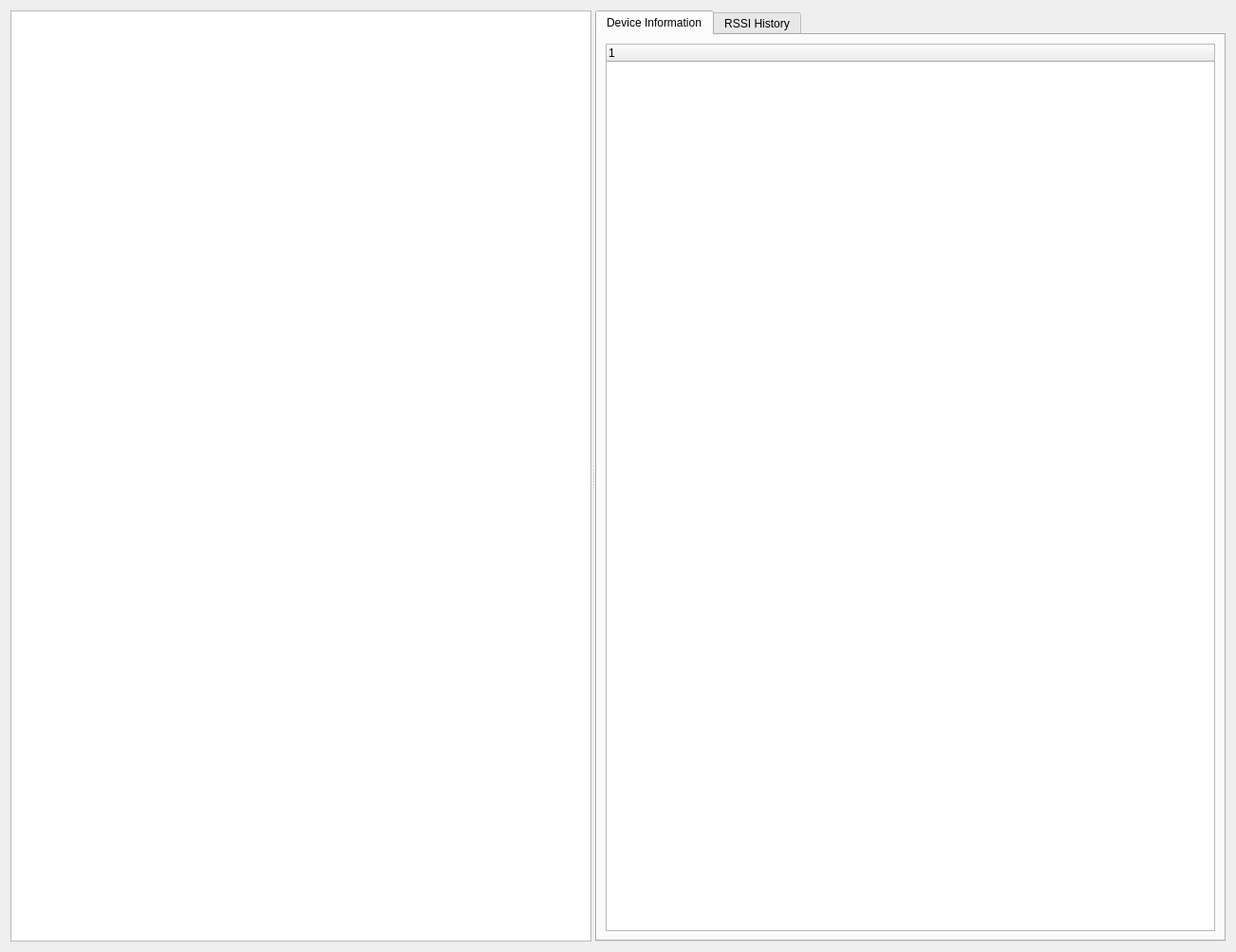
<?xml version="1.0" encoding="UTF-8"?>
<ui version="4.0">
 <class>BlueToothScanForm</class>
 <widget class="QWidget" name="BlueToothScanForm">
  <property name="geometry">
   <rect>
    <x>0</x>
    <y>0</y>
    <width>1302</width>
    <height>1003</height>
   </rect>
  </property>
  <property name="windowTitle">
   <string>Form</string>
  </property>
  <layout class="QVBoxLayout" name="verticalLayout">
   <item>
    <widget class="QSplitter" name="splitter">
     <property name="orientation">
      <enum>Qt::Horizontal</enum>
     </property>
     <widget class="QListWidget" name="listDevices">
      <property name="editTriggers">
       <set>QAbstractItemView::NoEditTriggers</set>
      </property>
     </widget>
     <widget class="QTabWidget" name="tabDeviceData">
      <property name="tabPosition">
       <enum>QTabWidget::North</enum>
      </property>
      <property name="tabShape">
       <enum>QTabWidget::Rounded</enum>
      </property>
      <property name="currentIndex">
       <number>0</number>
      </property>
      <widget class="QWidget" name="tabInfo">
       <attribute name="title">
        <string>Device Information</string>
       </attribute>
       <layout class="QVBoxLayout" name="verticalLayout_2">
        <item>
         <widget class="QTreeWidget" name="treeInfo">
          <column>
           <property name="text">
            <string notr="true">1</string>
           </property>
          </column>
         </widget>
        </item>
       </layout>
      </widget>
      <widget class="QWidget" name="tabRssi">
       <attribute name="title">
        <string>RSSI History</string>
       </attribute>
       <layout class="QVBoxLayout" name="verticalLayout_3">
        <item>
         <widget class="QTableWidget" name="tableRSSI"/>
        </item>
       </layout>
      </widget>
     </widget>
    </widget>
   </item>
  </layout>
 </widget>
 <resources/>
 <connections/>
</ui>
